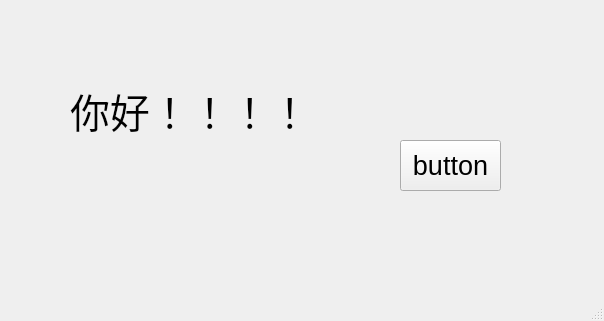
<?xml version="1.0" encoding="UTF-8"?>
<ui version="4.0">
 <class>MainWindow</class>
 <widget class="QMainWindow" name="MainWindow">
  <property name="enabled">
   <bool>true</bool>
  </property>
  <property name="geometry">
   <rect>
    <x>0</x>
    <y>0</y>
    <width>604</width>
    <height>321</height>
   </rect>
  </property>
  <property name="windowTitle">
   <string>MainWindow</string>
  </property>
  <widget class="QWidget" name="centralwidget">
   <widget class="QPushButton" name="pushButton">
    <property name="geometry">
     <rect>
      <x>400</x>
      <y>140</y>
      <width>101</width>
      <height>51</height>
     </rect>
    </property>
    <property name="font">
     <font>
      <pointsize>20</pointsize>
     </font>
    </property>
    <property name="text">
     <string>button</string>
    </property>
   </widget>
   <widget class="QLabel" name="label">
    <property name="geometry">
     <rect>
      <x>70</x>
      <y>70</y>
      <width>271</width>
      <height>81</height>
     </rect>
    </property>
    <property name="font">
     <font>
      <pointsize>30</pointsize>
     </font>
    </property>
    <property name="text">
     <string>你好！！！！</string>
    </property>
   </widget>
  </widget>
  <widget class="QMenuBar" name="menubar">
   <property name="geometry">
    <rect>
     <x>0</x>
     <y>0</y>
     <width>604</width>
     <height>25</height>
    </rect>
   </property>
  </widget>
  <widget class="QStatusBar" name="statusbar"/>
 </widget>
 <resources/>
 <connections>
  <connection>
   <sender>pushButton</sender>
   <signal>clicked()</signal>
   <receiver>MainWindow</receiver>
   <slot>close()</slot>
   <hints>
    <hint type="sourcelabel">
     <x>450</x>
     <y>190</y>
    </hint>
    <hint type="destinationlabel">
     <x>301</x>
     <y>160</y>
    </hint>
   </hints>
  </connection>
 </connections>
</ui>
